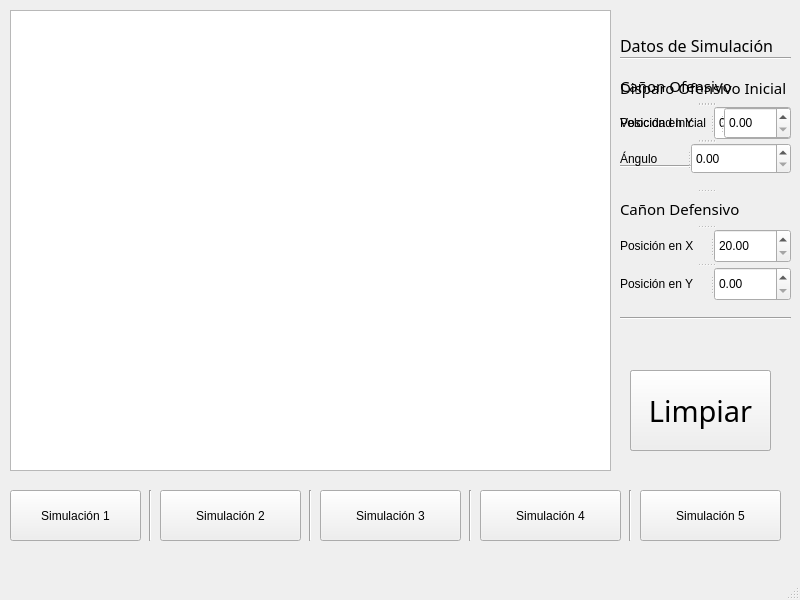
<?xml version="1.0" encoding="UTF-8"?>
<ui version="4.0">
 <class>MainWindow</class>
 <widget class="QMainWindow" name="MainWindow">
  <property name="geometry">
   <rect>
    <x>0</x>
    <y>0</y>
    <width>800</width>
    <height>600</height>
   </rect>
  </property>
  <property name="windowTitle">
   <string>MainWindow</string>
  </property>
  <widget class="QWidget" name="centralwidget">
   <widget class="QGraphicsView" name="graphicsView">
    <property name="geometry">
     <rect>
      <x>10</x>
      <y>10</y>
      <width>601</width>
      <height>461</height>
     </rect>
    </property>
   </widget>
   <widget class="QLabel" name="label">
    <property name="geometry">
     <rect>
      <x>620</x>
      <y>30</y>
      <width>171</width>
      <height>31</height>
     </rect>
    </property>
    <property name="font">
     <font>
      <family>MV Boli</family>
      <pointsize>12</pointsize>
     </font>
    </property>
    <property name="text">
     <string>Datos de Simulación</string>
    </property>
   </widget>
   <widget class="QPushButton" name="pushButton">
    <property name="geometry">
     <rect>
      <x>10</x>
      <y>490</y>
      <width>131</width>
      <height>51</height>
     </rect>
    </property>
    <property name="text">
     <string>Simulación 1</string>
    </property>
   </widget>
   <widget class="QPushButton" name="pushButton_2">
    <property name="geometry">
     <rect>
      <x>160</x>
      <y>490</y>
      <width>141</width>
      <height>51</height>
     </rect>
    </property>
    <property name="text">
     <string>Simulación 2</string>
    </property>
   </widget>
   <widget class="QPushButton" name="pushButton_3">
    <property name="geometry">
     <rect>
      <x>320</x>
      <y>490</y>
      <width>141</width>
      <height>51</height>
     </rect>
    </property>
    <property name="text">
     <string>Simulación 3</string>
    </property>
   </widget>
   <widget class="QPushButton" name="pushButton_4">
    <property name="geometry">
     <rect>
      <x>480</x>
      <y>490</y>
      <width>141</width>
      <height>51</height>
     </rect>
    </property>
    <property name="text">
     <string>Simulación 4</string>
    </property>
   </widget>
   <widget class="QPushButton" name="pushButton_5">
    <property name="geometry">
     <rect>
      <x>640</x>
      <y>490</y>
      <width>141</width>
      <height>51</height>
     </rect>
    </property>
    <property name="text">
     <string>Simulación 5</string>
    </property>
   </widget>
   <widget class="QPushButton" name="pushButton_6">
    <property name="geometry">
     <rect>
      <x>630</x>
      <y>370</y>
      <width>141</width>
      <height>81</height>
     </rect>
    </property>
    <property name="font">
     <font>
      <family>Castellar</family>
      <pointsize>22</pointsize>
     </font>
    </property>
    <property name="text">
     <string>¡Inicio!</string>
    </property>
   </widget>
   <widget class="Line" name="line">
    <property name="geometry">
     <rect>
      <x>620</x>
      <y>50</y>
      <width>171</width>
      <height>16</height>
     </rect>
    </property>
    <property name="orientation">
     <enum>Qt::Horizontal</enum>
    </property>
   </widget>
   <widget class="Line" name="line_2">
    <property name="geometry">
     <rect>
      <x>140</x>
      <y>490</y>
      <width>20</width>
      <height>51</height>
     </rect>
    </property>
    <property name="orientation">
     <enum>Qt::Vertical</enum>
    </property>
   </widget>
   <widget class="Line" name="line_3">
    <property name="geometry">
     <rect>
      <x>300</x>
      <y>490</y>
      <width>20</width>
      <height>51</height>
     </rect>
    </property>
    <property name="orientation">
     <enum>Qt::Vertical</enum>
    </property>
   </widget>
   <widget class="Line" name="line_4">
    <property name="geometry">
     <rect>
      <x>460</x>
      <y>490</y>
      <width>20</width>
      <height>51</height>
     </rect>
    </property>
    <property name="orientation">
     <enum>Qt::Vertical</enum>
    </property>
   </widget>
   <widget class="Line" name="line_5">
    <property name="geometry">
     <rect>
      <x>620</x>
      <y>490</y>
      <width>20</width>
      <height>51</height>
     </rect>
    </property>
    <property name="orientation">
     <enum>Qt::Vertical</enum>
    </property>
   </widget>
   <widget class="Line" name="line_7">
    <property name="geometry">
     <rect>
      <x>620</x>
      <y>310</y>
      <width>171</width>
      <height>16</height>
     </rect>
    </property>
    <property name="orientation">
     <enum>Qt::Horizontal</enum>
    </property>
   </widget>
   <widget class="QSplitter" name="splitter">
    <property name="geometry">
     <rect>
      <x>620</x>
      <y>70</y>
      <width>171</width>
      <height>231</height>
     </rect>
    </property>
    <property name="orientation">
     <enum>Qt::Vertical</enum>
    </property>
    <widget class="QLabel" name="label_2">
     <property name="font">
      <font>
       <family>MV Boli</family>
       <pointsize>11</pointsize>
      </font>
     </property>
     <property name="text">
      <string>Cañon Ofensivo</string>
     </property>
    </widget>
    <widget class="QSplitter" name="splitter_2">
     <property name="orientation">
      <enum>Qt::Horizontal</enum>
     </property>
     <widget class="QLabel" name="label_5">
      <property name="text">
       <string>Posición en Y</string>
      </property>
     </widget>
     <widget class="QDoubleSpinBox" name="PYO">
      <property name="maximum">
       <double>450.000000000000000</double>
      </property>
     </widget>
    </widget>
    <widget class="Line" name="line_6">
     <property name="orientation">
      <enum>Qt::Horizontal</enum>
     </property>
    </widget>
    <widget class="QLabel" name="label_3">
     <property name="font">
      <font>
       <family>MV Boli</family>
       <pointsize>11</pointsize>
      </font>
     </property>
     <property name="text">
      <string>Cañon Defensivo</string>
     </property>
    </widget>
    <widget class="QSplitter" name="splitter_3">
     <property name="orientation">
      <enum>Qt::Horizontal</enum>
     </property>
     <widget class="QLabel" name="label_6">
      <property name="text">
       <string>Posición en X</string>
      </property>
     </widget>
     <widget class="QDoubleSpinBox" name="PXD">
      <property name="minimum">
       <double>20.000000000000000</double>
      </property>
      <property name="maximum">
       <double>590.000000000000000</double>
      </property>
     </widget>
    </widget>
    <widget class="QSplitter" name="splitter_4">
     <property name="orientation">
      <enum>Qt::Horizontal</enum>
     </property>
     <widget class="QLabel" name="label_7">
      <property name="text">
       <string>Posición en Y</string>
      </property>
     </widget>
     <widget class="QDoubleSpinBox" name="PYD">
      <property name="maximum">
       <double>450.000000000000000</double>
      </property>
      <property name="value">
       <double>0.000000000000000</double>
      </property>
     </widget>
    </widget>
   </widget>
   <widget class="QSplitter" name="splitter_7">
    <property name="geometry">
     <rect>
      <x>620</x>
      <y>73</y>
      <width>171</width>
      <height>101</height>
     </rect>
    </property>
    <property name="orientation">
     <enum>Qt::Vertical</enum>
    </property>
    <widget class="QLabel" name="label_9">
     <property name="font">
      <font>
       <family>MV Boli</family>
       <pointsize>11</pointsize>
      </font>
     </property>
     <property name="text">
      <string>Disparo Ofensivo Inicial</string>
     </property>
    </widget>
    <widget class="QSplitter" name="splitter_5">
     <property name="orientation">
      <enum>Qt::Horizontal</enum>
     </property>
     <widget class="QLabel" name="label_4">
      <property name="text">
       <string>Velocidad Inicial</string>
      </property>
     </widget>
     <widget class="QDoubleSpinBox" name="doubleSpinBox"/>
    </widget>
    <widget class="QSplitter" name="splitter_6">
     <property name="orientation">
      <enum>Qt::Horizontal</enum>
     </property>
     <widget class="QLabel" name="label_8">
      <property name="text">
       <string>Ángulo</string>
      </property>
     </widget>
     <widget class="QDoubleSpinBox" name="doubleSpinBox_2"/>
    </widget>
   </widget>
   <widget class="QPushButton" name="pushButton_7">
    <property name="geometry">
     <rect>
      <x>630</x>
      <y>370</y>
      <width>141</width>
      <height>81</height>
     </rect>
    </property>
    <property name="font">
     <font>
      <family>Castellar</family>
      <pointsize>22</pointsize>
     </font>
    </property>
    <property name="text">
     <string>Limpiar</string>
    </property>
   </widget>
  </widget>
  <widget class="QMenuBar" name="menubar">
   <property name="geometry">
    <rect>
     <x>0</x>
     <y>0</y>
     <width>800</width>
     <height>20</height>
    </rect>
   </property>
  </widget>
  <widget class="QStatusBar" name="statusbar"/>
 </widget>
 <resources/>
 <connections/>
</ui>
